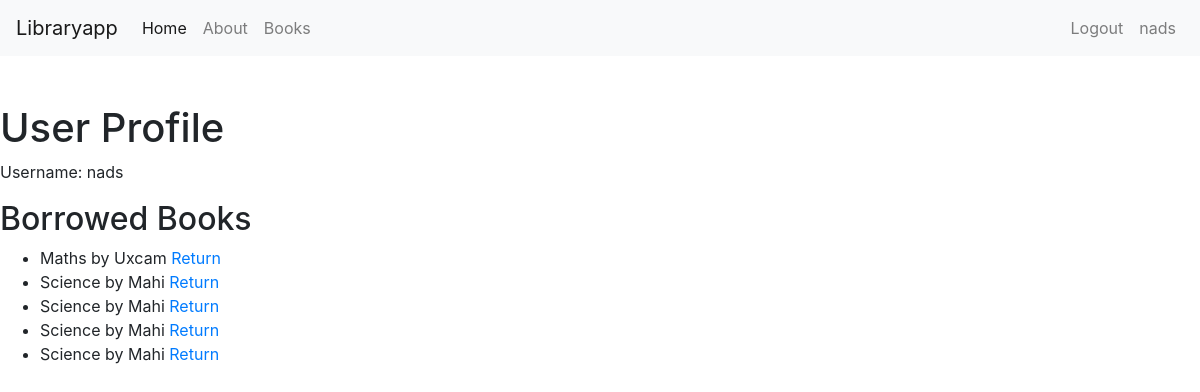
The page /profile/ (signed in) on the database as committed earlier.
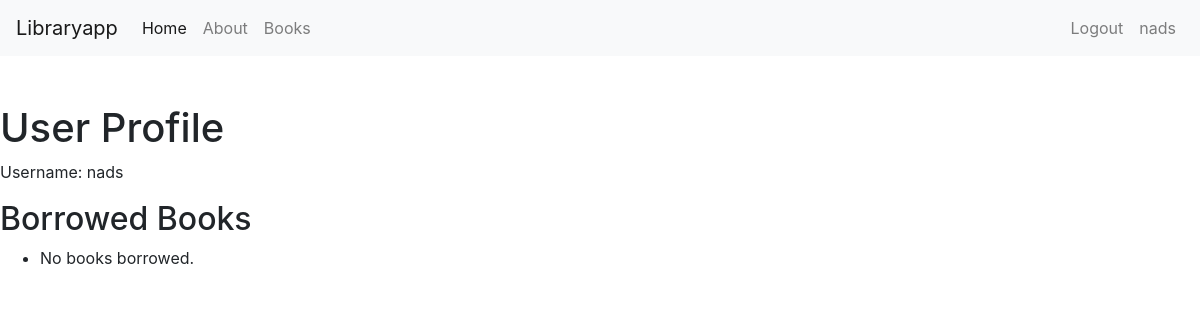
The same page on the database as committed later.
### libraryapp/models.py (models this page shows, shortened)
class Borrow(models.Model):
    borrow_id = models.IntegerField(primary_key=True)
    book = models.ForeignKey(Book, on_delete=models.CASCADE)
    user = models.ForeignKey(User, on_delete=models.CASCADE)
    date_borrowed = models.DateField(auto_now_add=True)
    due_date = models.DateField()
    deposit = models.IntegerField(default=5000)

class Book(models.Model):
    book_id=models.IntegerField(primary_key=True)
    title=models.CharField(max_length=100)
    author=models.CharField(max_length=100)
    count=models.IntegerField()

### libraryapp/views.py (the view)
# urls.py: path('profile/', views.profile, name='profile'),
def profile(request):
    with connections["default"].cursor() as cursor:
        cursor.execute(
            "SELECT * FROM libraryapp_borrow AS b INNER JOIN libraryapp_book AS bo ON b.book_id=bo.book_id WHERE user_id = %s",
            [request.user.id],
        )
        rows = cursor.fetchall()
    borrowed_books = []
    for row in rows:
        book_data = Book(book_id=row[6], title=row[7], author=row[8], count=row[9])
        borrowed=Borrow(borrow_id=row[0],date_borrowed=row[1], due_date=row[2],book_id=book_data,user_id=request.user,deposit=row[5] )
        borrowed_books.append(borrowed)
    context = {'borrowed_books': borrowed_books}
    return render(request, 'libraryapp/profile.html', context)

### libraryapp/templates/libraryapp/profile.html
{% extends "libraryapp/base.html" %}
{% block main %}
<h1>User Profile</h1>
<p>Username: {{ request.user.username }}</p>
<h2>Borrowed Books</h2>
<ul>
{% for borrow in borrowed_books %}
    <li>{{borrow.book_id.title}} by {{borrow.book_id.author}}
    <a href="{% url 'return' book_id=borrow.book_id.book_id borrow_id=borrow.borrow_id %}">Return</a></li>
{% empty %}
    <li>No books borrowed.</li>
{% endfor %}
</ul>
{% endblock main %}

### libraryapp/templates/libraryapp/base.html (shortened to what this page needs)
<!DOCTYPE html>
<html lang="en">
<head>
    <link rel="stylesheet" href="https://cdn.jsdelivr.net/npm/bootstrap@4.0.0/dist/css/bootstrap.min.css">
</head>
<body>
    <nav class="navbar navbar-expand-lg navbar-light bg-light">
        <a class="navbar-brand" href="#">Libraryapp</a>
        <div class="collapse navbar-collapse" id="navbarSupportedContent">
          <ul class="navbar-nav mr-auto">
            <li class="nav-item active">
              <a class="nav-link" href="#">Home <span class="sr-only">(current)</span></a>
            </li>
            <li class="nav-item">
              <a class="nav-link" href="#">About</a>
            </li>
            <li class="nav-item">
                <a class="nav-link" href="#">Books</a>
              </li>
            </ul>
            <ul class="navbar-nav ml-auto">
              {% if user.is_authenticated %}
          <li><a class="nav-link" href="/logout">Logout</a></li>
          <li><a class="nav-link" href="/profile" >{{ user.username}}</a></li>
          {% else %}
          <li><a href="/register">Register</a></li>
          <li><a href="/login">Login</a></li>
          {% endif %}
          </ul>
        </div>
      </nav>
      <div>
        <br>
        <br>
        {% block main %}
        {% endblock %}
      </body>
</html>

Rows that differ between the two databases and show on the page:
removed Borrow: book_id "Maths", book_id.author "Uxcam"
removed Borrow: book_id "Science", book_id.author "Mahi"
removed Borrow: book_id "Science", book_id.author "Mahi"
removed Borrow: book_id "Science", book_id.author "Mahi"
removed Borrow: book_id "Science", book_id.author "Mahi"
Other text that changed with them:
text now shown: "No books borrowed."
